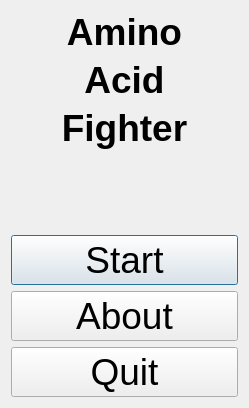
<?xml version="1.0" encoding="UTF-8"?>
<ui version="4.0">
 <class>QtAafMenuDialog</class>
 <widget class="QDialog" name="QtAafMenuDialog">
  <property name="geometry">
   <rect>
    <x>0</x>
    <y>0</y>
    <width>249</width>
    <height>408</height>
   </rect>
  </property>
  <property name="font">
   <font>
    <pointsize>28</pointsize>
   </font>
  </property>
  <property name="windowTitle">
   <string>AminoAcidFighter</string>
  </property>
  <layout class="QVBoxLayout" name="verticalLayout">
   <item>
    <widget class="QLabel" name="label_title">
     <property name="font">
      <font>
       <pointsize>28</pointsize>
       <weight>75</weight>
       <bold>true</bold>
      </font>
     </property>
     <property name="text">
      <string>Amino</string>
     </property>
     <property name="alignment">
      <set>Qt::AlignCenter</set>
     </property>
    </widget>
   </item>
   <item>
    <widget class="QLabel" name="label_title_2">
     <property name="font">
      <font>
       <pointsize>28</pointsize>
       <weight>75</weight>
       <bold>true</bold>
      </font>
     </property>
     <property name="text">
      <string>Acid</string>
     </property>
     <property name="alignment">
      <set>Qt::AlignCenter</set>
     </property>
    </widget>
   </item>
   <item>
    <widget class="QLabel" name="label_title_3">
     <property name="font">
      <font>
       <pointsize>28</pointsize>
       <weight>75</weight>
       <bold>true</bold>
      </font>
     </property>
     <property name="text">
      <string>Fighter</string>
     </property>
     <property name="alignment">
      <set>Qt::AlignCenter</set>
     </property>
    </widget>
   </item>
   <item>
    <spacer name="verticalSpacer">
     <property name="orientation">
      <enum>Qt::Vertical</enum>
     </property>
     <property name="sizeHint" stdset="0">
      <size>
       <width>20</width>
       <height>40</height>
      </size>
     </property>
    </spacer>
   </item>
   <item>
    <widget class="QPushButton" name="button_start">
     <property name="text">
      <string>Start</string>
     </property>
    </widget>
   </item>
   <item>
    <widget class="QPushButton" name="button_about">
     <property name="text">
      <string>About</string>
     </property>
    </widget>
   </item>
   <item>
    <widget class="QPushButton" name="button_quit">
     <property name="text">
      <string>Quit</string>
     </property>
    </widget>
   </item>
  </layout>
 </widget>
 <layoutdefault spacing="6" margin="11"/>
 <resources/>
 <connections/>
</ui>
